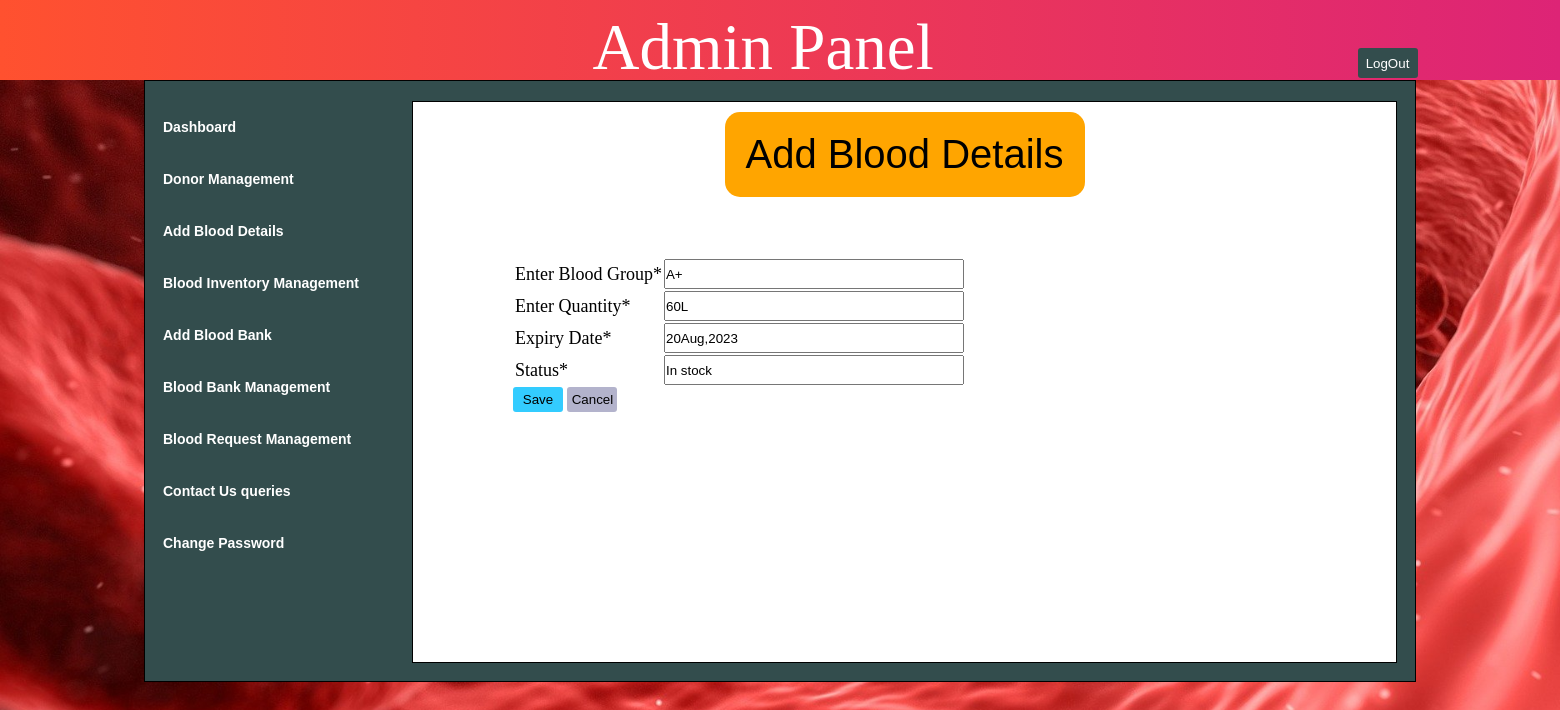
/blooddetails.php?eid=1 (signed in), run on the app's committed database.
### tables this page shows
CREATE TABLE `blooddetails` (
  `id` int(11) NOT NULL,
  `bloodgroup` varchar(20) NOT NULL,
  `quantity` varchar(11) NOT NULL,
  `expirydate` varchar(11) NOT NULL,
  `status` varchar(20) NOT NULL
);

### blooddetails.php (the view, shortened to what this page needs)
<?php
	include("common/connection.php");
			?>
			<?php
	if(!empty($_GET['eid']))
	{
		$id=$_GET['eid'];
		$query="select * from blooddetails where id=$id";
		$result=mysqli_query($connect,$query);
		$r=mysqli_fetch_assoc($result);
	}
?>
<html>
	<head>
		<link rel="stylesheet" href="css/style.css"/>
	</head>
	<body>
				<?php include("common/header.php")?>
			<div class="content">
				<div class="innercontainer">
						<?php include("common/sidebar.php")?>
					<div class="middlecontainer">
						<div class="donor">Add Blood Details</div>
						<div class="main">
							<form method="post">
								<table>
									<tr>
										<td class="right">Enter Blood Group*</td>
										<td><input type="text"  value="<?php if(!empty($r['bloodgroup'])) echo $r['bloodgroup'];?>"name="bg" class="text"></td>
									</tr>
									<tr>
										<td class="right">Enter Quantity*</td>
										<td><input type="text" value="<?php if(!empty($r['quantity'])) echo $r['quantity'];?>" name="eq" class="text"></td>
									</tr>
									<tr>
										<td class="right">Expiry Date*</td>
										<td><input type="text" value="<?php if(!empty($r['expirydate'])) echo $r['expirydate'];?>" name="ed" class="text"></td>
									</tr>
									<tr>
										<td class="right">Status*</td>
										<td><input type="text" value="<?php if(!empty($r['status'])) echo $r['status'];?>" name="status" class="text"></td>
									</tr>
								</table>
								<input type="submit" name="save" class="B" id="save" value="Save"/>
								<input type="button"  class="B" id="cancel" value="Cancel"/>
							</form>
						</div>
					</div>
				</div>
			</div>
	</body>
</html>

### css/style.css (style rules this page uses)
* { margin:0px; padding:0px; font-family:arial; }
body { background-image:url("background.jpg"); background-repeat:no-repeat; background-size:cover; overflow-x:hidden; }
.B { height:80px; width:400px; margin:auto; }
.content { height:680px; width:100%; }
.innercontainer { position:relative; height:600px; width:1270px; background-color:#334d4d; border:1px solid black; margin:auto; }
.middlecontainer { height:560px; width:983px; background-color:white; border:1px solid black; float:left; margin:20px 0px 0px 17px; }
.donor { font-size:40px; text-align:center; font-family:arial; padding-top:20px; padding-bottom:20px; width:360px; margin:auto; background-color:orange; border-radius:15px; margin-top:10px; }
.main { margin:60px 0px 0px 100px; }
.right { font-size:18px; font-family:cursive; }
.text { height:30px; width:300px; }
#save { height:25px; width:50px; color:black; background-color: #33ccff; border:none; border-radius:3px; }
#cancel { height:25px; width:50px; color:black; background-color:#b3b3cc; border:none; border-radius:3px; }

### data on the page
blooddetails: bg "A+", eq "60L", ed "20Aug,2023", status "In stock"
